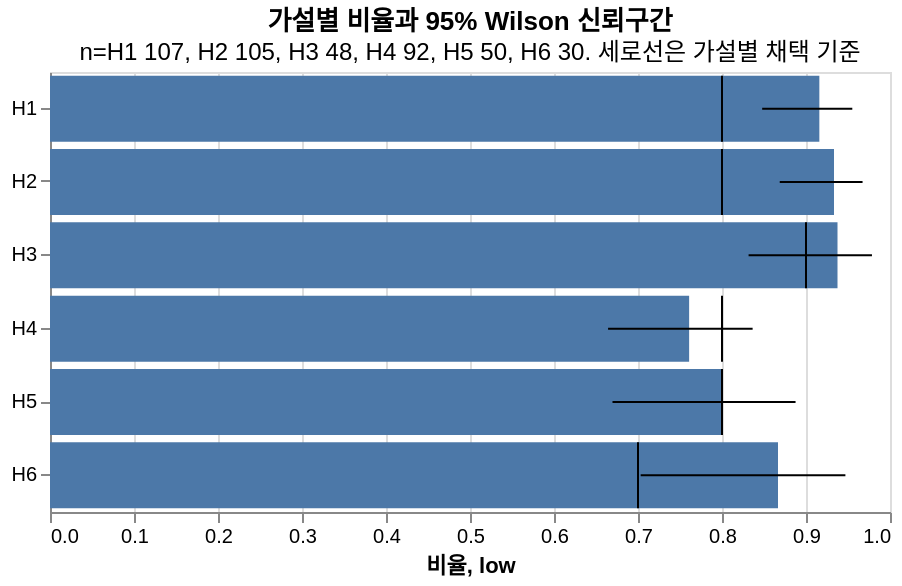

The specification (Vega-Lite) saved for this image:
### Vega-Lite specification from a JSON file in a GitHub repository (floating-point values rounded to 4 significant figures)
{"$schema": "https://vega.github.io/schema/vega-lite/v5.json", "title": {"text": "가설별 비율과 95% Wilson 신뢰구간", "subtitle": "n=H1 107, H2 105, H3 48, H4 92, H5 50, H6 30. 세로선은 가설별 채택 기준"}, "width": 420, "height": 220, "data": {"values": [{"hypothesis": "H1", "value": 0.9159, "low": 0.8478, "high": 0.9551, "criterion": 0.8}, {"hypothesis": "H2", "value": 0.9333, "low": 0.8687, "high": 0.9673, "criterion": 0.8}, {"hypothesis": "H3", "value": 0.9375, "low": 0.8316, "high": 0.9785, "criterion": 0.9}, {"hypothesis": "H4", "value": 0.7609, "low": 0.6644, "high": 0.8364, "criterion": 0.8}, {"hypothesis": "H5", "value": 0.8, "low": 0.6696, "high": 0.8876, "criterion": 0.8}, {"hypothesis": "H6", "value": 0.8667, "low": 0.7032, "high": 0.9469, "criterion": 0.7}]}, "encoding": {"y": {"field": "hypothesis", "type": "nominal", "title": null}}, "layer": [{"mark": "bar", "encoding": {"x": {"field": "value", "type": "quantitative", "scale": {"domain": [0, 1]}, "title": "비율"}}}, {"mark": "errorbar", "encoding": {"x": {"field": "low", "type": "quantitative"}, "x2": {"field": "high"}}}, {"mark": "rule", "encoding": {"x": {"field": "criterion", "type": "quantitative"}, "y": {"field": "hypothesis", "type": "nominal", "bandPosition": 0}, "y2": {"field": "hypothesis", "bandPosition": 1}}}]}
